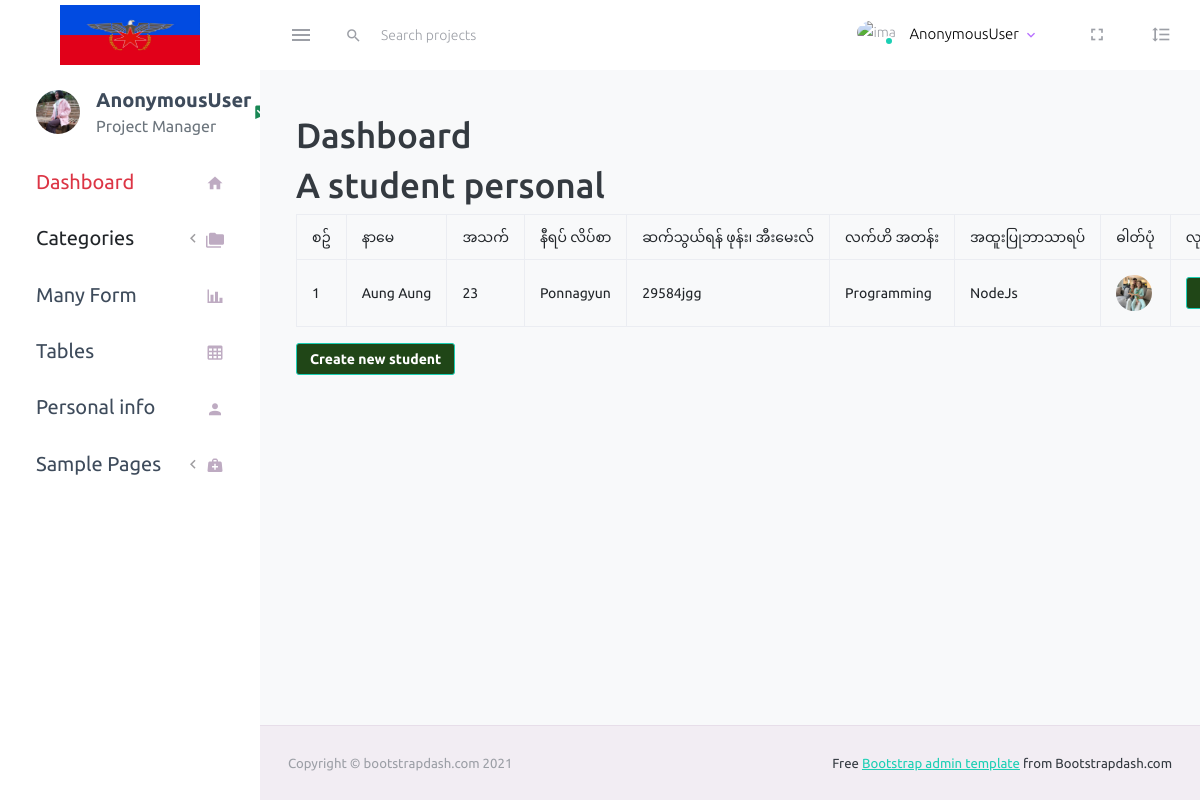
/dashboard/, run on the app's committed database.
### dashboard/models.py (models this page shows, shortened)
class Student(models.Model):
    name = models.CharField(max_length=50)
    age = models.DateField(null=True, blank=True)
    address = models.CharField(max_length=255)
    contact = models.CharField(max_length=255)
    current_class = models.CharField(max_length=50)
    major = models.CharField(max_length=50)
    image = models.ImageField(upload_to='student-image', null=True, blank=True)
    f_name = models.CharField(max_length=100, null=True, blank=True)
    f_age = models.DateField(null=True, blank=True)
    f_careers = models.CharField(max_length=100, null=True, blank=True)
    f_address = models.CharField(max_length=200, null=True, blank=True)
    f_contact = models.CharField(max_length=100, null=True, blank=True)
    f_image = models.ImageField(upload_to='father-image', null=True, blank=True)
    m_name = models.CharField(max_length=100, null=True, blank=True)
    m_age = models.DateField(null=True, blank=True)
    m_careers = models.CharField(max_length=100, null=True, blank=True)
    m_address = models.CharField(max_length=100, null=True, blank=True)
    m_contact = models.CharField(max_length=100, null=True, blank=True)
    m_image = models.ImageField(upload_to='mother-image', null=True, blank=True)
    @property
    def ageCount (self):
        return int((datetime.now().date()-self.age).days/365.25)

### dashboard/views.py (the view)
# urls.py: path('', views.dashboard, name="dashboard"),
def dashboard(request):
    students = Student.objects.all()
    context = {
        'students':students
    }
    return render(request, 'dashboard/dashboard.html', context)

### templates/dashboard/dashboard.html (shortened to what this page needs)
{% extends 'layout/master.html' %}
{% load crispy_forms_tags %}
{% block content %}
<div class="student">
     <h1>Dashboard</h1>
     <h1>A student personal</h1>
     <table class="table table-bordered table-hover">
          <thead>
               <tr>
                    <th>စဥ်</th>
                    <th>နာမေ</th>
                    <th>အသက်</th>
                    <th>နီရပ် လိပ်စာ</th>
                    <th>ဆက်သွယ်ရန် ဖုန်း၊ အီးမေးလ်</th>
                    <th>လက်ဟိ အတန်း</th>
                    <th>အထူးပြုဘာသာရပ်</th>
                    <th>ဓါတ်ပုံ</th>
                    <th>လုပ်ဆောင်ချက်များ</th>
               </tr>
          </thead>
          <tbody>
                {% for student in  students %}
                <tr>
                    <td>{{ forloop.counter }}</td>
                    <td>{{ student.name }}</td>
                    <td>{{ student.ageCount}}</td>
                    <td>{{ student.address }}</td>
                    <td>{{ student.contact }}</td>
                    <td>{{ student.current_class }}</td>
                    <td>{{ student.major }}</td>
                   <td>
                         <img src="{{ student.image.url }}" alt="">
                   </td>
                    <td>
                         <a href="{% url 'detail_student' student.id %}" class="btn btn-sm btn-success">ကြည့်ရန်</a>
                    </td>
                </tr>
                {% endfor %}
          </tbody>
     </table>
     <a href="{% url 'create_student' %}" class="btn btn-sm btn-success mt-3">Create new student</a>
</div>
{% endblock %}

### data on the page
Student: name "Aung Aung", ageCount "23", address "Ponnagyun", contact "29584jgg", current_class "Programming", major "NodeJs", image (picture)

### other printed values
{{ request.user }} "AnonymousUser"
